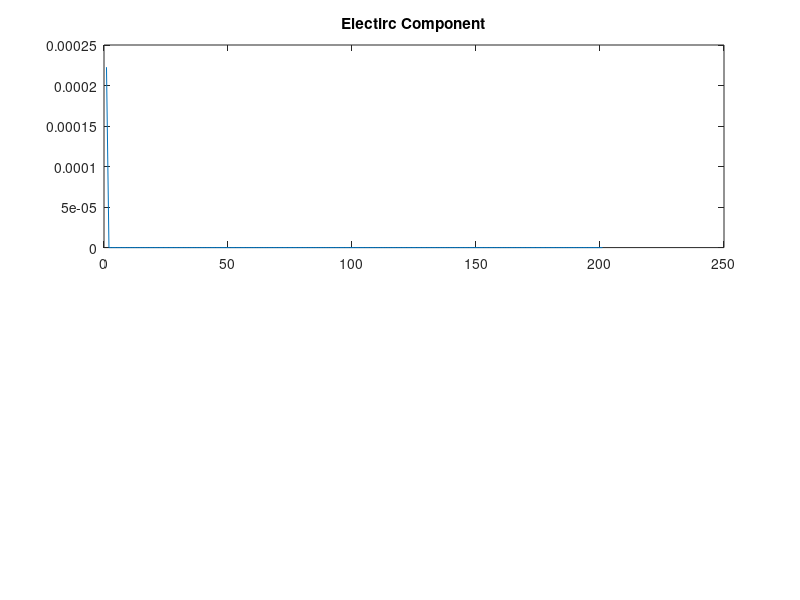

Recreate this plot in MATLAB. (Note: this script raises an error after producing the figure.)
SIZE=201;
ez=zeros(1,SIZE);
hy=zeros(1,SIZE);
% introducing a medium having e=2*e0 (slab of length 20) -->
% imp=squareroot(u0/2*e0)=265.77
imp=[377*ones(1,SIZE-79) 266*ones(1,20) 377*ones(1,59)];
% imp0=377; %squareroot(u0/e0) = 377
maxTime = 1001;
mm=0;
temp=0;
    for qTime = 1:(maxTime-1)
%        Update Magnetic field
        for  mm = 1:(SIZE - 2)
            hy(mm) = hy(mm) + (ez(mm + 1) - ez(mm)) / ((imp(mm)+imp(mm+1))/2);
        end
%         Update Electrical filed
        for mm = 2:(SIZE-1)
            ez(mm) = ez(mm) + (hy(mm) - hy(mm - 1)) * imp(mm) ;
        end
%         Source node (hard coded)
        ez(1) = exp(-(qTime - 30) * (qTime - 30) / 100.);
%         Plotting
        figure(1);
        grid on; 
        subplot(2,1,1);
        plot(1:SIZE,ez);
        title('Electirc Component');
        Xlim([0 SIZE]);
        ylim([-1.5 1.5]);
        line([SIZE-80 SIZE-80],[-1.5 1.5],'Color','Red')
        line([SIZE-60 SIZE-60],[-1.5 1.5],'Color','Red')
        subplot(2,1,2);
        plot(1:SIZE,hy);
        title('Magnetic Component');
        Xlim([0 SIZE]);
        ylim([-0.005 0.005]);
        line([SIZE-80 SIZE-80],[-0.005 0.005],'Color','Red')
        line([SIZE-60 SIZE-60],[-0.005 0.005],'Color','Red')
        pause(0.02);
    end
